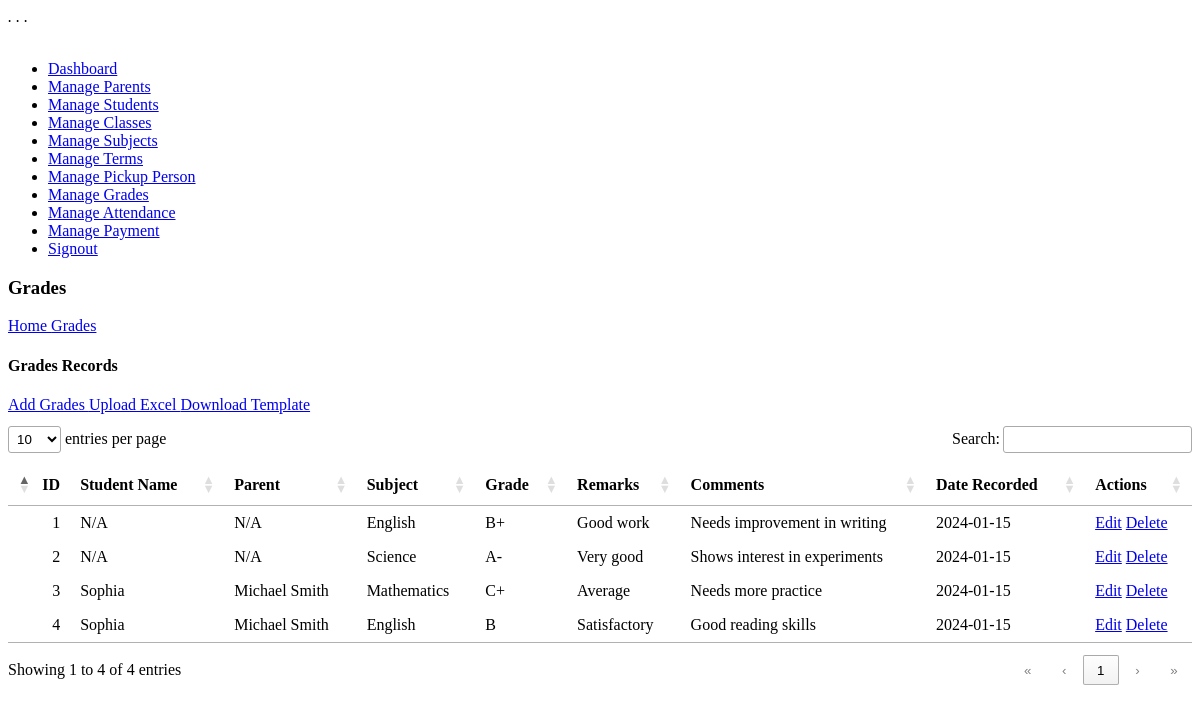
The page /manage_grades.php (signed in) on the database its author committed.
### tables this page shows
CREATE TABLE `grades` (
  `id` int(11) NOT NULL,
  `kid_id` int(11) NOT NULL,
  `subject` varchar(100) NOT NULL,
  `grade` varchar(10) NOT NULL,
  `remarks` text,
  `comments` text,
  `date_recorded` date DEFAULT NULL
);

CREATE TABLE `kids` (
  `id` int(11) NOT NULL,
  `name` varchar(100) DEFAULT NULL,
  `image` varchar(255) DEFAULT NULL,
  `parent_id` int(11) DEFAULT NULL
);

CREATE TABLE `parents` (
  `id` int(11) NOT NULL,
  `name` varchar(100) DEFAULT NULL,
  `phone` varchar(15) DEFAULT NULL,
  `email` varchar(100) DEFAULT NULL,
  `image` varchar(255) DEFAULT NULL,
  `push_token` varchar(255) DEFAULT NULL,
  `address` varchar(255) DEFAULT NULL,
  `occupation` varchar(100) DEFAULT NULL,
  `relationship` varchar(50) DEFAULT NULL
);

### manage_grades.php (the view, shortened to what this page needs)
<?php
include "db.php";
$query = "
    SELECT
        g.id,
        g.kid_id,
        g.subject,
        g.grade,
        g.remarks,
        g.comments,
        g.date_recorded,
        k.name as student_name,
        p.name as parent_name
    FROM
        grades g
    LEFT JOIN
        kids k ON g.kid_id = k.id
    LEFT JOIN
        parents p ON k.parent_id = p.id
    ORDER BY
        g.date_recorded DESC, g.id DESC
";
$stmt = $conn->prepare($query);
$stmt->execute();
$result = $stmt->get_result();
$grades = [];
while ($row = $result->fetch_assoc()) {
    $grades[] = $row;
}
?>
<?php include "header.php" ?>
<div id="main-wrapper">
    <?php include "sidebar.php"; ?>
    <div class="content-body">
        <div class="container">
            <div class="page-title">
               <div class="row align-items-center justify-content-between">
                  <div class="col-xl-4">
                     <div class="page-title-content">
                        <h3>Grades</h3>
                     </div>
                  </div>
                  <div class="col-auto">
                     <div class="breadcrumbs"><a href="#">Home </a><span><i class="ri-arrow-right-s-line"></i></span><a href="#">Grades</a></div>
                  </div>
               </div>
            </div>
            <div class="row">
               <div class="col-xl-12">
                    <div class="card">
                        <div class="card-header">
                            <h4 class="card-title">Grades Records</h4>
                            <div class="card-header flex-row">
                                <a class="btn btn-primary" href="add_grades.php">
                                    <span><i class="bi bi-plus"></i></span>Add Grades
                                </a>
                                <a class="btn btn-success ms-2" href="upload_grades.php">
                                    <span><i class="ri-upload-line"></i></span>Upload Excel
                                </a>
                                <a class="btn btn-info ms-2" href="templates/grades_template.csv" download>
                                    <span><i class="ri-download-line"></i></span>Download Template
                                </a>
                            </div>
                        </div>
                        <div class="card-body">
                            <div class="Students-content">
                                <div class="table-responsive">
                                    <table class="table" id="mainTable">
                                        <thead>
                                            <tr>
                                                <th>ID</th>
                                                <th>Student Name</th>
                                                <th>Parent</th>
                                                <th>Subject</th>
                                                <th>Grade</th>
                                                <th>Remarks</th>
                                                <th>Comments</th>
                                                <th>Date Recorded</th>
                                                <th>Actions</th>
                                            </tr>
                                        </thead>
                                        <tbody>
                                            <?php
                                            foreach ($grades as $row):
                                            ?>
                                            <tr>
                                                <td><?php echo htmlspecialchars($row['id']); ?></td>
                                                <td><?php echo htmlspecialchars($row['student_name'] ?? 'N/A'); ?></td>
                                                <td><?php echo htmlspecialchars($row['parent_name'] ?? 'N/A'); ?></td>
                                                <td><?php echo htmlspecialchars($row['subject']); ?></td>
                                                <td>
                                                    <span class="badge bg-<?php
                                                        $grade = $row['grade'];
                                                        if (is_numeric($grade)) {
                                                            if ($grade >= 90) echo 'success';
                                                            elseif ($grade >= 80) echo 'info';
                                                            elseif ($grade >= 70) echo 'warning';
                                                            else echo 'danger';
                                                        } else {
                                                            echo 'secondary';
                                                        }
                                                    ?>">
                                                        <?php echo htmlspecialchars($row['grade']); ?>
                                                    </span>
                                                </td>
                                                <td><?php echo htmlspecialchars($row['remarks'] ?? ''); ?></td>
                                                <td><?php echo htmlspecialchars($row['comments'] ?? ''); ?></td>
                                                <td><?php echo htmlspecialchars($row['date_recorded']); ?></td>
                                                <td>
                                                    <a href="edit_grades.php?id=<?php echo $row['id']; ?>" class="btn btn-sm btn-primary">Edit</a>
                                                    <a href="delete_grades.php?id=<?php echo $row['id']; ?>" class="btn btn-sm btn-danger" onclick="return confirm('Are you sure you want to delete this grade record?')">Delete</a>
                                                </td>
                                            </tr>
                                            <?php endforeach; ?>
                                        </tbody>
                                    </table>
                                </div>
                            </div>
                        </div>
                    </div>
                </div>
            </div>
        </div>
    </div>
</div>
<?php include "footer.php" ?>

### rows shown on the page
grades: id "4", kid.name "Sophia", parents.name "Michael Smith", subject "English", grade "B", remarks "Satisfactory", comments "Good reading skills", date_recorded "2024-01-15"
grades: id "3", kid.name "Sophia", parents.name "Michael Smith", subject "Mathematics", grade "C+", remarks "Average", comments "Needs more practice", date_recorded "2024-01-15"
grades: id "2", student_name "N/A", parent_name "N/A", subject "Science", grade "A-", remarks "Very good", comments "Shows interest in experiments", date_recorded "2024-01-15"
grades: id "1", student_name "N/A", parent_name "N/A", subject "English", grade "B+", remarks "Good work", comments "Needs improvement in writing", date_recorded "2024-01-15"
